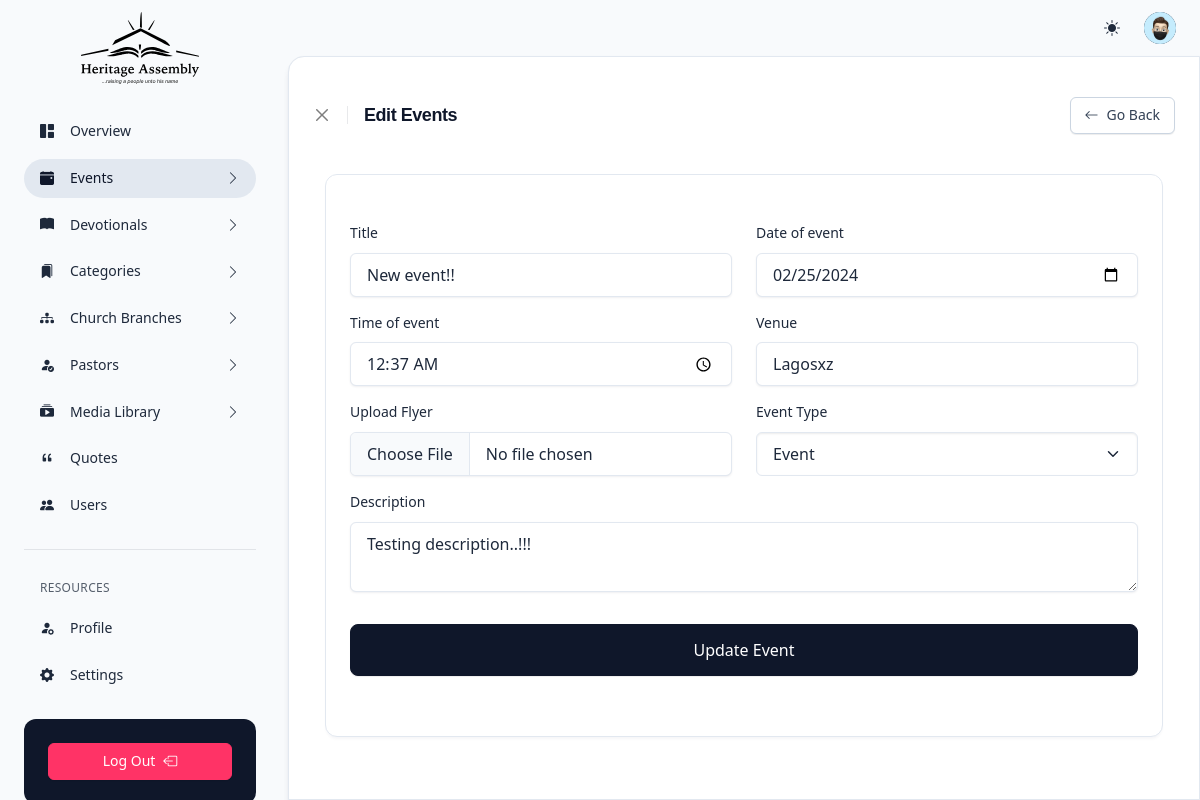
Page /edit-event?id=1 (signed in) on the committed database.
### tables this page shows
CREATE TABLE `tbl_event` (
  `id` int(11) NOT NULL,
  `eventTitle` varchar(100) NOT NULL,
  `eventDate` varchar(100) NOT NULL,
  `eventTime` varchar(100) NOT NULL,
  `eventVenue` varchar(255) NOT NULL,
  `eventFlyer` varchar(255) NOT NULL,
  `eventType` enum('Event','Article') NOT NULL,
  `eventDescription` longtext DEFAULT NULL,
  `dateCreated` datetime DEFAULT current_timestamp()
);

### edit-event.php (the view, shortened to what this page needs)
<?php
    include "./components/header.php";
    require_once "./auth/update.php";
    $id = $_GET['id'];
    $select_query = "SELECT * FROM tbl_event WHERE id='$id'";
    $result = mysqli_query($conn, $select_query);
    if (mysqli_num_rows($result) > 0) {
        while($row = mysqli_fetch_assoc($result)) {
            $eventTitle = $row['eventTitle'];
            $eventDate = $row['eventDate'];
            $eventTime = $row['eventTime'];
            $eventVenue = $row['eventVenue'];
            $eventType = $row['eventType'];
            $eventFlyer = $row['eventFlyer'];
            $eventDescription = $row['eventDescription'];
        }
    }
?>
    <div class="d-flex flex-column flex-lg-row h-lg-100 gap-1">
        <?php include "./components/side-nav.php"; ?>
        <div class="flex-lg-fill overflow-x-auto ps-lg-1 vstack vh-lg-100 position-relative">
            <?php include "./components/topnav.php"; ?>
            <div class="flex-fill overflow-y-lg-auto scrollbar bg-body rounded-top-4 rounded-top-start-lg-4 rounded-top-end-lg-0 border-top border-lg shadow-2">
                <main class="container-fluid px-6 pb-10">
                    <header class="py-10">
                        <div class="row align-items-center">
                            <div class="col">
                                <div class="d-flex align-items-center gap-4">
                                    <div><button type="button" onclick="history.back()" class="btn-close text-xs" aria-label="Close"></button></div>
                                    <h1 class="h4 ls-tight">Edit Events</h1>
                                </div>
                            </div>
                            <div class="col-auto d-none d-md-block">
                                <div class="hstack gap-2 justify-content-end">
                                    <button onclick="history.back()" class="btn d-inline-flex btn-sm btn-neutral"><span class="pe-2"><i class="bi bi-arrow-left"></i></span> <span>Go Back</span></button>
                                </div>
                            </div>
                        </div>
                    </header>
                    <div class="container">
                        <div class="card">
                            <div class="card-body pb-0">
                                <form class="row mb-5 mt-5" action="<?php echo htmlspecialchars($_SERVER["PHP_SELF"]); ?>" method="POST" enctype="multipart/form-data">
                                    <div class="col-sm-6 mb-3">
                                        <label class="form-label">Title</label>
                                        <input class="form-control" name="eventTitle" placeholder="Title" value="<?php echo $eventTitle; ?>" type="text">
                                    </div>
                                    <div class="col-sm-6 mb-3">
                                        <label class="form-label">Date of event</label>
                                        <input class="form-control" name="eventDate" placeholder="Date of event" value="<?php echo $eventDate; ?>" type="date">
                                    </div>
                                    <div class="col-sm-6 mb-3">
                                        <label class="form-label">Time of event</label>
                                        <input class="form-control" name="eventTime" placeholder="Meeting day's" value="<?php echo $eventTime; ?>" type="time">
                                    </div>
                                    <div class="col-sm-6 mb-3">
                                        <label class="form-label">Venue</label>
                                        <input class="form-control" name="eventVenue" placeholder="Venue" value="<?php echo $eventVenue; ?>" type="text">
                                    </div>
                                    <div class="col-sm-6 mb-3">
                                        <label class="form-label" for="flyerUpload">Upload Flyer</label>
                                        <input type="file" required name="eventFlyer" value="<?php echo $eventFlyer; ?>" required  class="form-control" id="flyerUpload">
                                    </div>
                                    <div class="col-sm-6 mb-3">
                                        <label class="form-label">Event Type</label>
                                        <select class="form-select" name="eventType">
                                            <option><?php echo $eventType; ?></option>
                                        </select>
                                    </div>
                                    <div class="mb-3">
                                        <label class="form-label">Description</label>
                                        <textarea class="form-control" name="eventDescription" placeholder="Description" type="text"><?php echo $eventDescription; ?></textarea>
                                    </div>
                                    <div class="mt-5 mb-10">
                                        <button type="submit" name="update_event_btn" class="button btn w-100 btn-lg btn-dark" onclick="this.classList.toggle('button--loading')">
                                            <span class="button__text">Update Event</span>
                                        </button>
                                    </div>
                                </form>
                            </div>
                        </div>
                    </div>
                </main>
            </div>
        </div>
    </div>
<?php include "./components/footer.php"; ?>

### assets/css/utility.css (style rules this page uses)
[class*=shadow] { transition: all .15s ease-in-out }
.overflow-x-auto { overflow-x: auto!important }
.d-flex { display: flex!important }
.d-inline-flex { display: inline-flex!important }
.d-none { display: none!important }
.shadow-2 { box-shadow: 0 6px 6px -1px rgba(10,22,70,.1),0 0 1px rgba(10,22,70,.06)!important }
.position-relative { position: relative!important }
.border-top { border-top: var(--x-border-width)var(--x-border-style)var(--x-border-color)!important }
.w-100 { width: 100%!important }
.flex-fill { flex: auto!important }
.flex-column { flex-direction: column!important }
.justify-content-end { justify-content: flex-end!important }
.align-items-center { align-items: center!important }
.mt-5 { margin-top: 1.25rem!important }
.mb-3 { margin-bottom: .75rem!important }
.mb-5 { margin-bottom: 1.25rem!important }
.mb-10 { margin-bottom: 2.5rem!important }
.px-6 { padding-left: 1.5rem!important; padding-right: 1.5rem!important }
.py-10 { padding-top: 2.5rem!important; padding-bottom: 2.5rem!important }
.pe-2 { padding-right: .5rem!important }
.pb-0 { padding-bottom: 0!important }
.pb-10 { padding-bottom: 2.5rem!important }
.gap-1 { gap: .25rem!important }
.gap-2 { gap: .5rem!important }
.gap-4 { gap: 1rem!important }
.bg-body { --x-bg-opacity: 1; background-color: rgba(var(--x-body-bg-rgb),var(--x-bg-opacity))!important }
.bg-body-tertiary { --x-bg-opacity: 1; background-color: rgba(var(--x-tertiary-bg-rgb),var(--x-bg-opacity))!important }
.rounded-top-4 { border-top-left-radius: 1rem!important; border-top-right-radius: 1rem!important }
.text-xs { font-size: .75rem!important }
.ls-tight { letter-spacing: -.025em!important }
@media (min-width: 768px) { .d-md-block { display:block!important } }
@media (min-width: 992px) { .overflow-y-lg-auto { overflow-y:auto!important } }
@media (min-width: 992px) { .border-lg { border: var(--x-border-width)var(--x-border-style)var(--x-border-color)!important } }
@media (min-width: 992px) { .h-lg-100 { height: 100%!important } }
@media (min-width: 992px) { .vh-lg-100 { height: 100vh!important } }
@media (min-width: 992px) { .flex-lg-fill { flex: auto!important } }
@media (min-width: 992px) { .flex-lg-row { flex-direction: row!important } }
@media (min-width: 992px) { .ps-lg-1 { padding-left: .25rem!important } }
@media (min-width: 992px) { .rounded-top-start-lg-4 { border-top-left-radius: 1rem!important } }
@media (min-width: 992px) { .rounded-top-end-lg-0 { border-top-right-radius: 0!important } }

### assets/css/datatable.css (style rules this page uses)
:root { --dt-row-selected: 13, 110, 253; --dt-row-selected-text: 255, 255, 255; --dt-row-selected-link: 9, 10, 11; --dt-row-stripe: 0, 0, 0; --dt-row-hover: 0, 0, 0; --dt-column-ordering: 0, 0, 0; --dt-html-background: white }

### rows in the picture
tbl_event: eventTitle "New event!!", eventDate "02/25/2024", eventTime "00:37", eventVenue "Lagosxz", eventType "Event", eventDescription "Testing description..!!!"
